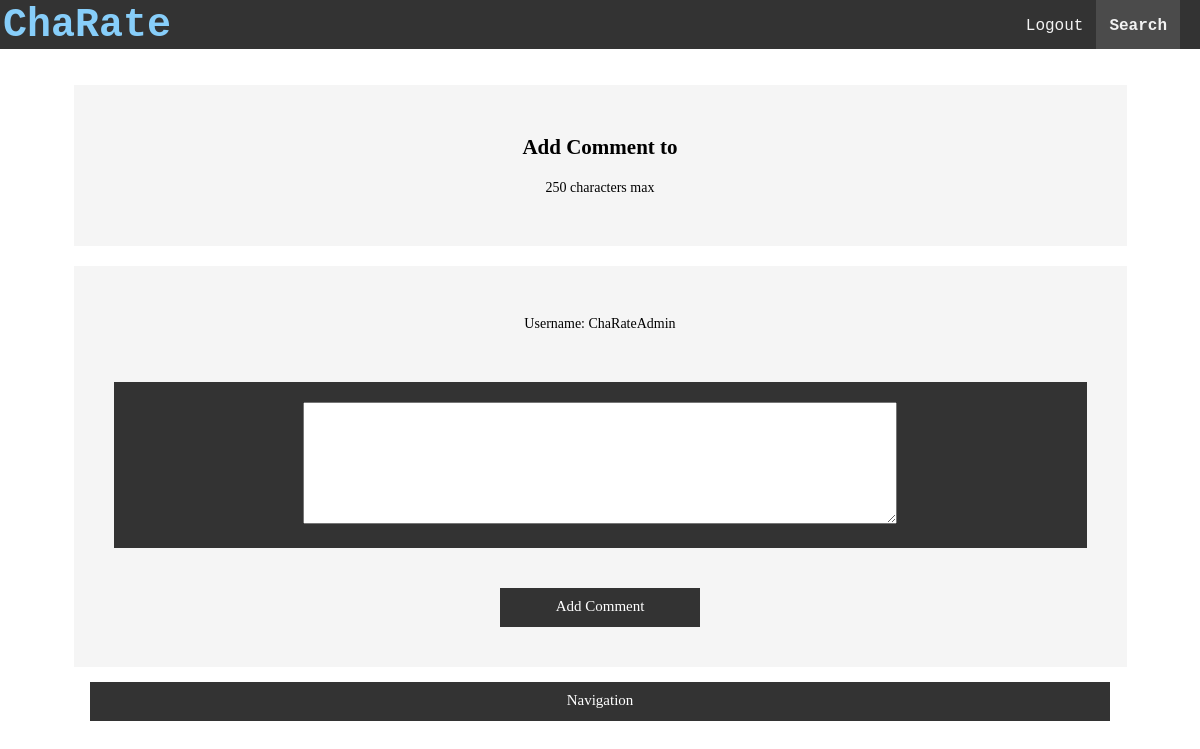
The page /ChaRate/character/spock/add_comment/ (signed in) on the database as committed earlier.
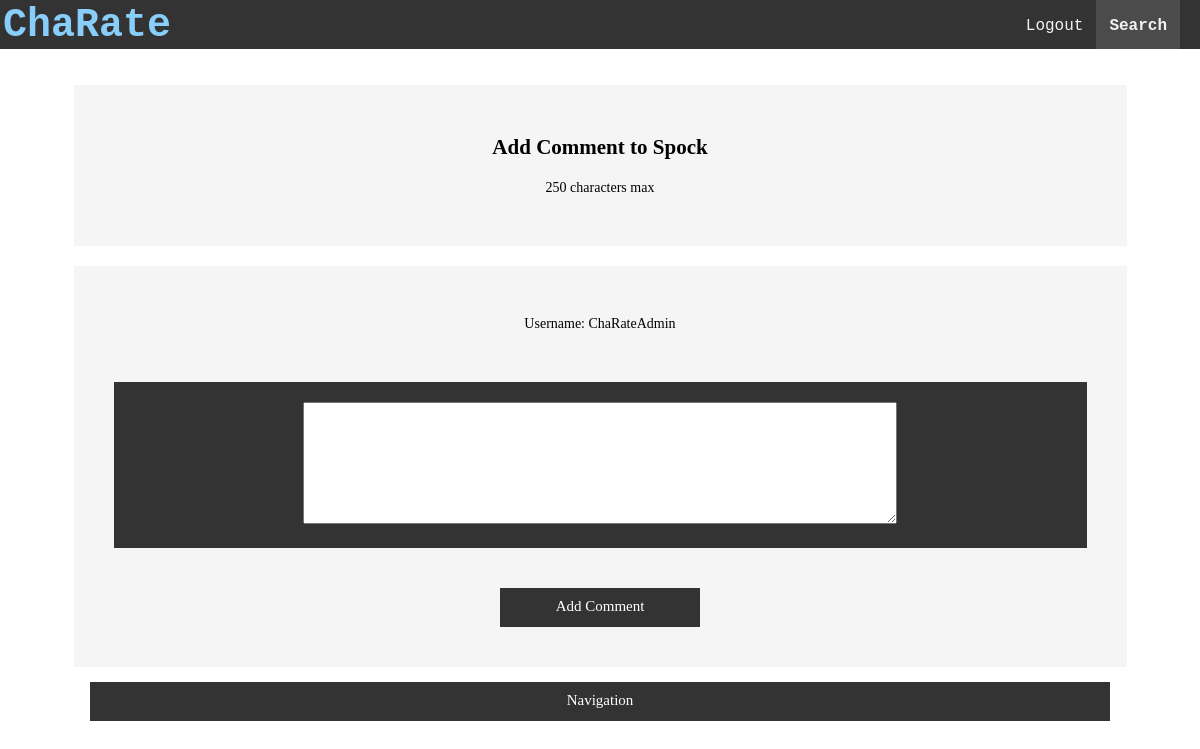
The same page on the database as committed later.
### ChaRate/models.py (models this page shows, shortened)
class Character(models.Model):
    name = models.CharField(max_length=128, unique = True)
    likes = models.IntegerField(default=0)
    comments = models.IntegerField(default=0)
    likedBy = models.ManyToManyField(Profile)
    picture = models.ImageField(upload_to='character_images', blank=True)
    movies = models.ManyToManyField(Movie)
    tvshows = models.ManyToManyField(TV)
    slug = models.SlugField(blank=True, unique=True)

### ChaRate/views.py (the view, shortened to what this page needs)
# urls.py: url(r'^character/(?P<char_name_slug>[\w\-]+)/add_comment/$', views.add_comment, name="add_comment"),
@login_required
def add_comment(request, char_name_slug):
    try:
        character = Character.objects.get(slug=char_name_slug)
    except:
        character = None
    form = addComment()
    return render(request, 'ChaRate/add_comment.html', {'form': form, 'character': character})

### ChaRate/forms.py
class addComment(forms.ModelForm):
    content = forms.CharField(widget=forms.Textarea)
    class Meta:
        model = Comment
        fields = ('content',)

### templates/ChaRate/add_comment.html (shortened to what this page needs)
{% extends 'ChaRate/base.html' %}
{% load staticfiles %}
{% block body_block %}
<div class="container">
    <div class="bblock">
        <h2>Add Comment to {{character.name}}</h2>
        <p>250 characters max</p>
    </div>
</div>
<div class="container">
    <p>Username: {{ user.username }}</p>
    <div class="bblock" id="dark">
        <form id="add_comment_form" method="post" action="{% url 'add_comment' char_name_slug=character.slug %}" >
            {% for field in form.visible_fields %}
                {{ field }}
            {% endfor %}
    </div>
    <div class="bblock">
        <button class="button" type="submit" name="submit">Add Comment</button>
    </div>
</div>
{% endblock %}

Rows that differ between the two databases and show on the page:
added Character: name "Spock"
